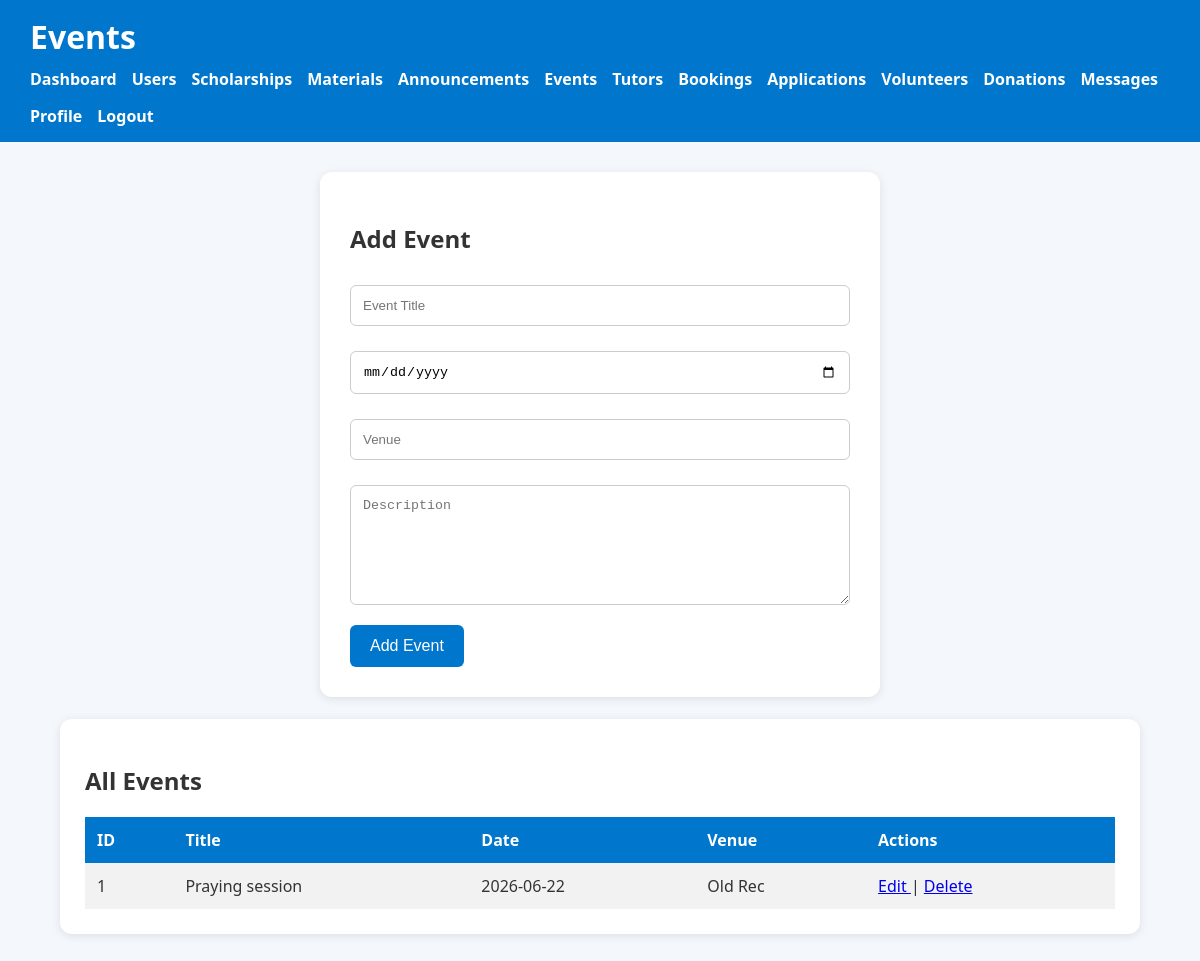
The app's page /manage_events.php (signed in) with its own data.
### tables this page shows
CREATE TABLE `events` (
  `id` int(11) NOT NULL,
  `title` varchar(100) DEFAULT NULL,
  `date` date DEFAULT NULL,
  `venue` varchar(100) DEFAULT NULL,
  `description` text DEFAULT NULL
);

### manage_events.php (the view, shortened to what this page needs)
<?php
include("db.php");
$result=mysqli_query(
$conn,
"SELECT * FROM events ORDER BY date ASC");
?>
<!DOCTYPE html>
<html>
<head>
<link rel="stylesheet" href="style.css">
</head>
<body>
<header>
<h1>Events</h1>
<nav>
<a href="admin_dashboard.php">Dashboard</a>
<a href="manage_users.php">Users</a>
<a href="manage_scholarships.php">Scholarships</a>
<a href="manage_materials.php">Materials</a>
<a href="manage_announcements.php">Announcements</a>
<a href="manage_events.php">Events</a>
<a href="manage_tutors.php">Tutors</a>
<a href="manage_bookings.php">Bookings</a>
<a href="manage_applications.php">Applications</a>
<a href="manage_volunteers.php">Volunteers</a>
<a href="manage_donations.php">Donations</a>
<a href="manage_contacts.php">Messages</a>
<a href="profile.php">Profile</a>
<a href="logout.php">Logout</a>
</nav>
</header>
<div class="container">
<form method="POST">
<h2>Add Event</h2>
<input
type="text"
name="title"
placeholder="Event Title"
required>
<input
type="date"
name="date"
required>
<input
type="text"
name="venue"
placeholder="Venue"
required>
<textarea
name="description"
placeholder="Description"
style="width:100%;height:120px;"
required></textarea>
<button
type="submit"
name="add">
Add Event
</button>
</form>
<br>
<div class="card">
<h2>All Events</h2>
<table>
<tr>
<th>ID</th>
<th>Title</th>
<th>Date</th>
<th>Venue</th>
<th>Actions</th>
</tr>
<?php while($row=mysqli_fetch_assoc($result)){ ?>
<tr>
<td><?php echo $row['id']; ?></td>
<td><?php echo $row['title']; ?></td>
<td><?php echo $row['date']; ?></td>
<td><?php echo $row['venue']; ?></td>
<td>
<a href="edit_event.php?id=<?php echo $row['id']; ?>">
Edit
</a>
|
<a
onclick="return confirm('Delete this event?')"
href="delete_event.php?id=<?php echo $row['id']; ?>">
Delete
</a>
</td>
</tr>
<?php } ?>
</table>
</div>
</div>
</body>
</html>

### style.css (style rules this page uses)
body { margin:0; font-family:Segoe UI, Arial, sans-serif; background:#f4f8fc; color:#333; }
header { background:#0077CC; color:white; padding:15px 30px; }
header h1 { margin:0; }
nav { margin-top:10px; display:flex; flex-wrap:wrap; gap:15px; }
nav a { color:white; text-decoration:none; font-weight:bold; }
.container { width:90%; max-width:1100px; margin:auto; padding:30px 0; }
.card { background:white; padding:25px; border-radius:12px; box-shadow:0 2px 10px rgba(0,0,0,0.1); transition:.3s; margin-bottom:20px; }
form { background:white; padding:30px; max-width:500px; margin:auto; border-radius:12px; box-shadow:0 2px 10px rgba(0,0,0,0.1); }
input, textarea, select { width:100%; padding:12px; margin-top:10px; margin-bottom:15px; border:1px solid #ccc; border-radius:6px; box-sizing:border-box; }
button { padding:12px 20px; background:#0077CC; color:white; border:none; border-radius:6px; cursor:pointer; font-size:16px; transition:.3s; }
table { width:100%; border-collapse:collapse; }
th { background:#0077CC; color:white; }
th, td { padding:12px; text-align:left; }
tr:nth-child(even) { background:#f2f2f2; }

### records on screen
events: id "1", title "Praying session", date "2026-06-22", venue "Old Rec"
